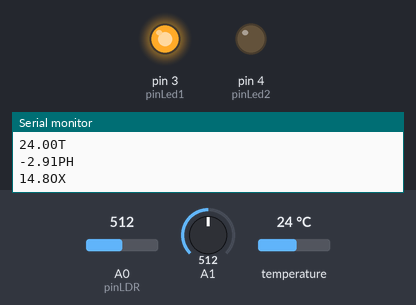
This sketch was run on a simulated Arduino Uno, built with avr-gcc and run on an emulated ATmega328P. On the bench: output pins drawn as LEDs (lit = HIGH), the last lines printed to the serial monitor. The inputs (shaded band) are chosen by the test bench; at power-on: temperature 24 °C, A0 (pinLDR) = 512, A1 = 512. WiFi joins after 1.5 s; servers stay silent unless stated; uploads are accepted with an empty reply.

Above: at 2.2 s.
2.3 s: temperature set to 27.3 °C
8.1 s: temperature set to 28.9 °C
At 13.0 s:
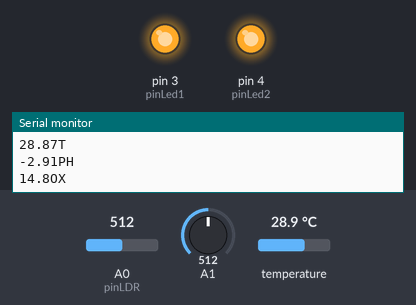
18.7 s: A0 (pinLDR) set to 250
At 23.7 s:
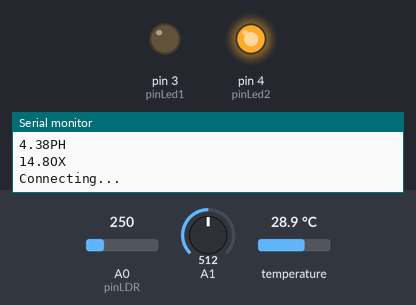
29.0 s: A0 (pinLDR) set to 276
At 33.3 s:
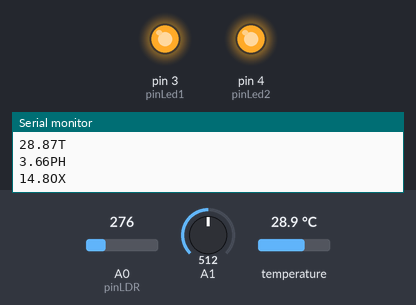
39.3 s: A0 (pinLDR) set to 122
At 42.8 s:
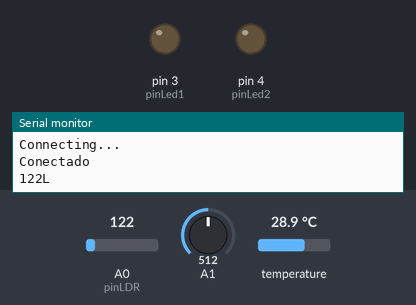
Timing chart, 0 to 49.7 s (numbered marks = the images above; inputs shaded):
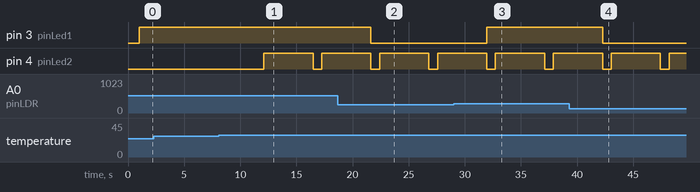

The sketch:

temp.ino
```cpp
#include <Ethernet.h>
#include <SPI.h>
#include <OneWire.h> //Se importan las librerías
#include <DallasTemperature.h>

int pinLed1 = 3;
int pinLed2 = 4;
int pinLDR = 0;

#define Pin 2 //Se declara el pin donde se conectará la DATA
 byte mac[] = {0xDE, 0xAD, 0xBE, 0xEF, 0xEE, 0xFF}; // Direccion MAC
byte ip[] = { 192,168,11,80 }; // Direccion IP del Arduino
byte server[] = { 192,168,11,73 };
EthernetClient client;
OneWire ourWire(Pin); //Se establece el pin declarado como bus para la comunicación OneWire
int valorLDR = 0;

DallasTemperature sensors(&ourWire); //Se instancia la librería DallasTemperature
 const int analogInPin = A0;
int sensorValue = 0;
unsigned long int avgValue;
float b;
int buf[10],temp;

void setup() {
      // Configuramos como salidas los pines donde se conectan los led
  pinMode(pinLed1, OUTPUT);
  pinMode(pinLed2, OUTPUT);
   Ethernet.begin(mac, ip);
delay(1000);
Serial.begin(9600);
sensors.begin(); //Se inician los sensores
}

void loop() {
   ////////////////////////LUMI ////////////////////////
    digitalWrite(pinLed1, LOW);
    digitalWrite(pinLed2, LOW);
    valorLDR= analogRead(pinLDR);
    Serial.print(valorLDR); Serial.println("L");
// Encender los leds apropiados de acuerdo al valor de ADC
     if(valorLDR > 260){digitalWrite(pinLed1, HIGH); }


   ////////////////////////TEMP ////////////////////////
    sensors.requestTemperatures(); //Prepara el sensor para la lectura
    Serial.print(sensors.getTempCByIndex(0)); //Se lee e imprime la temperatura en grados Celsius
    Serial.println("T");
    if(sensors.getTempCByIndex(0) > 28){    digitalWrite(pinLed2, HIGH);  }
/////////////////////// PH ///////////////////////////////////
  for(int i=0;i<10;i++) {
    buf[i]=analogRead(analogInPin);
    delay(10);
  }
    for(int i=0;i<9;i++){
      for(int j=i+1;j<10;j++){
        if(buf[i]>buf[j]) {
            temp=buf[i];
            buf[i]=buf[j];
            buf[j]=temp;
        }
      }
    }
            avgValue=0;
             for(int i=2;i<8;i++)
                avgValue+=buf[i];
                float pHVol=(float)avgValue*5.0/1024/6;
                float phValue = -5.70 * pHVol + 11.34;
                Serial.print(phValue); Serial.println("PH");

 //////////////////////////  ODA /////////////////////////////////////////
        float valorSensor;
        float voltajeSensor;
        float Valor_O2;
        valorSensor = analogRead(A1);
        voltajeSensor =(valorSensor/1024)*3.5;
        Valor_O2 = voltajeSensor*20.94/2.47;
        Serial.print(Valor_O2,1); Serial.println("OX");

        delay(1000); //Se provoca un lapso de 1 segundo antes de la próxima lectura

  Serial.println("Connecting...");
    if (client.connect(server, 80)>0) {  // Conexion con el servidor
        client.print("GET /squarium/models/servidor.php?t="); // Enviamos los datos por GET
        client.print(sensors.getTempCByIndex(0));
        client.print("&ph=");
        client.print(phValue);
        client.print("&ox=");
        client.print(Valor_O2,1);
        client.print("&lumi=");
        client.print(valorLDR);
        client.println(" HTTP/1.0");
        client.println("User-Agent: Arduino 1.0");
        client.println();
        Serial.println("Conectado");
    } else {
        Serial.println("Fallo en la conexion");
    }
        if (!client.connected()) {
            Serial.println("Disconnected!");
        }
    client.stop();
    client.flush();
    delay(3000); // Espero un minuto antes de tomar otra muestra
 }
```

Measured:
- the behaviour switches between 28 and 28.1 °C on temperature (found by bisection; images 0 and 1)
- the behaviour switches between 260 and 261 on A0 (pinLDR) (found by bisection; images 2 and 3)
- after the input at 8.1 s, pin 4 (pinLed2): LOW → HIGH after 4.0 s, → LOW 4.4 s later, → HIGH 0.78 s later
- after the input at 18.7 s, pin 3 (pinLed1): HIGH → LOW after 2.9 s
- after the input at 29.0 s, pin 3 (pinLed1): LOW → HIGH after 3.0 s
- after the input at 39.3 s, pin 3 (pinLed1): HIGH → LOW after 3.0 s
